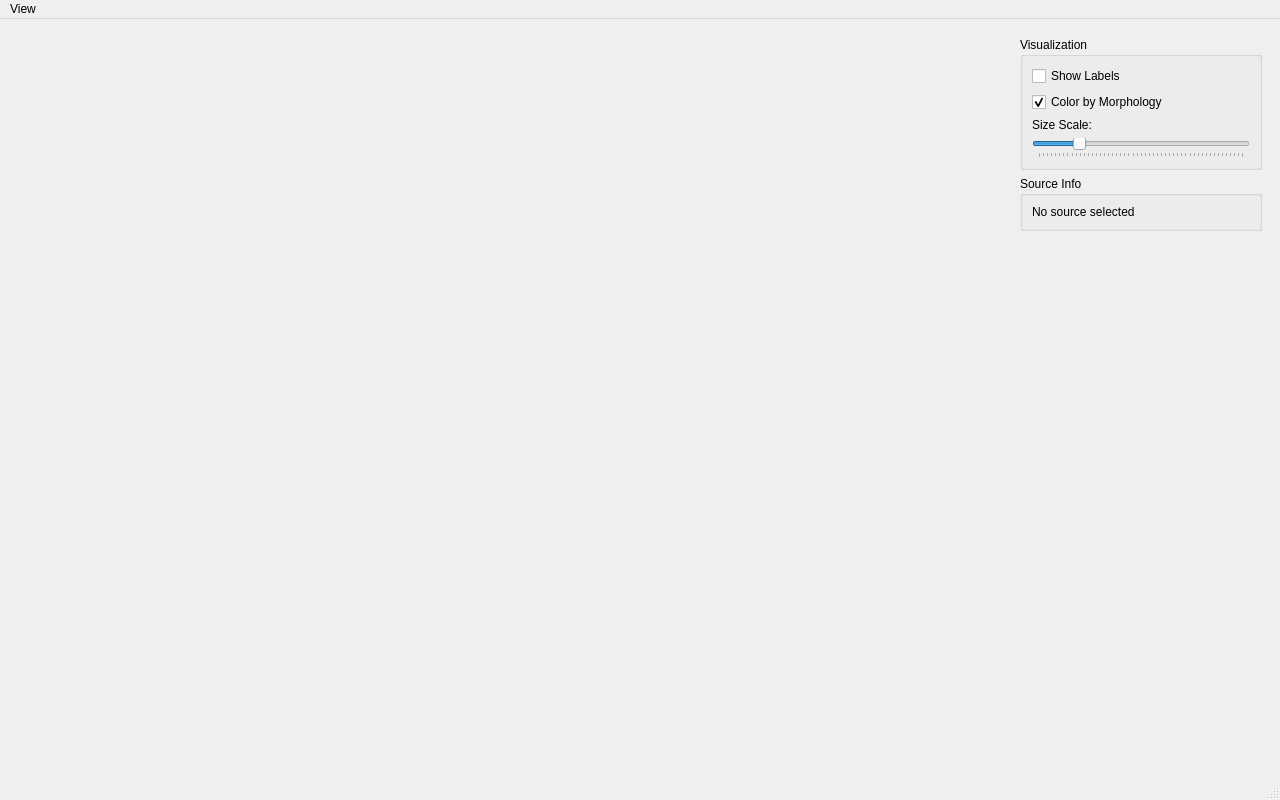
<?xml version="1.0" encoding="UTF-8"?>
<ui version="4.0">
 <class>vtkWindowCatalogue3D</class>
 <widget class="QMainWindow" name="vtkWindowCatalogue3D">
  <property name="geometry">
   <rect>
    <x>0</x>
    <y>0</y>
    <width>1280</width>
    <height>800</height>
   </rect>
  </property>
  <property name="minimumSize">
   <size>
    <width>900</width>
    <height>600</height>
   </size>
  </property>
  <property name="windowTitle">
   <string>3D Catalogue Viewer</string>
  </property>
  <widget class="QWidget" name="centralwidget">
   <layout class="QHBoxLayout" name="horizontalLayout">
    <item>
     <widget class="QVTKOpenGLNativeWidget" name="vtk" native="true">
      <property name="sizePolicy">
       <sizepolicy hsizetype="Expanding" vsizetype="Expanding">
        <horstretch>1</horstretch>
        <verstretch>0</verstretch>
       </sizepolicy>
      </property>
     </widget>
    </item>
    <item>
     <widget class="QWidget" name="controlPanel">
      <property name="sizePolicy">
       <sizepolicy hsizetype="Fixed" vsizetype="Preferred">
        <horstretch>0</horstretch>
        <verstretch>0</verstretch>
       </sizepolicy>
      </property>
      <property name="minimumSize">
       <size>
        <width>260</width>
        <height>0</height>
       </size>
      </property>
      <property name="maximumSize">
       <size>
        <width>280</width>
        <height>16777215</height>
       </size>
      </property>
      <layout class="QVBoxLayout" name="verticalLayout">
       <item>
        <widget class="QGroupBox" name="groupViz">
         <property name="title">
          <string>Visualization</string>
         </property>
         <layout class="QVBoxLayout" name="verticalLayout_2">
          <item>
           <widget class="QCheckBox" name="chkLabels">
            <property name="text">
             <string>Show Labels</string>
            </property>
           </widget>
          </item>
          <item>
           <widget class="QCheckBox" name="chkMorphColors">
            <property name="text">
             <string>Color by Morphology</string>
            </property>
            <property name="checked">
             <bool>true</bool>
            </property>
           </widget>
          </item>
          <item>
           <widget class="QLabel" name="labelScale">
            <property name="text">
             <string>Size Scale:</string>
            </property>
           </widget>
          </item>
          <item>
           <widget class="QSlider" name="sliderScale">
            <property name="minimum">
             <number>1</number>
            </property>
            <property name="maximum">
             <number>500</number>
            </property>
            <property name="value">
             <number>100</number>
            </property>
            <property name="orientation">
             <enum>Qt::Orientation::Horizontal</enum>
            </property>
            <property name="tickPosition">
             <enum>QSlider::TickPosition::TicksBelow</enum>
            </property>
           </widget>
          </item>
         </layout>
        </widget>
       </item>
       <item>
        <widget class="QGroupBox" name="groupInfo">
         <property name="title">
          <string>Source Info</string>
         </property>
         <layout class="QVBoxLayout" name="verticalLayout_3">
          <item>
           <widget class="QLabel" name="labelInfo">
            <property name="text">
             <string>No source selected</string>
            </property>
            <property name="alignment">
             <set>Qt::AlignmentFlag::AlignLeading|Qt::AlignmentFlag::AlignLeft|Qt::AlignmentFlag::AlignTop</set>
            </property>
            <property name="wordWrap">
             <bool>true</bool>
            </property>
           </widget>
          </item>
         </layout>
        </widget>
       </item>
       <item>
        <spacer name="verticalSpacer">
         <property name="orientation">
          <enum>Qt::Orientation::Vertical</enum>
         </property>
         <property name="sizeHint" stdset="0">
          <size>
           <width>20</width>
           <height>40</height>
          </size>
         </property>
        </spacer>
       </item>
       <item>
        <widget class="QLabel" name="labelStatus">
         <property name="text">
          <string/>
         </property>
         <property name="wordWrap">
          <bool>true</bool>
         </property>
        </widget>
       </item>
      </layout>
     </widget>
    </item>
   </layout>
  </widget>
  <widget class="QMenuBar" name="menubar">
   <property name="geometry">
    <rect>
     <x>0</x>
     <y>0</y>
     <width>1280</width>
     <height>30</height>
    </rect>
   </property>
   <widget class="QMenu" name="menuView">
    <property name="title">
     <string>View</string>
    </property>
    <addaction name="actionResetCamera"/>
    <addaction name="separator"/>
    <addaction name="actionShowLabels"/>
    <addaction name="actionColorByMorphology"/>
   </widget>
   <addaction name="menuView"/>
  </widget>
  <widget class="QStatusBar" name="statusbar"/>
  <action name="actionResetCamera">
   <property name="text">
    <string>Reset Camera</string>
   </property>
   <property name="shortcut">
    <string>Ctrl+R</string>
   </property>
  </action>
  <action name="actionShowLabels">
   <property name="checkable">
    <bool>true</bool>
   </property>
   <property name="text">
    <string>Show Labels</string>
   </property>
  </action>
  <action name="actionColorByMorphology">
   <property name="checkable">
    <bool>true</bool>
   </property>
   <property name="checked">
    <bool>true</bool>
   </property>
   <property name="text">
    <string>Color by Morphology</string>
   </property>
  </action>
 </widget>
 <customwidgets>
  <customwidget>
   <class>QVTKOpenGLNativeWidget</class>
   <extends>QWidget</extends>
   <header location="global">QVTKOpenGLNativeWidget.h</header>
   <container>1</container>
  </customwidget>
 </customwidgets>
 <resources/>
 <connections/>
</ui>
